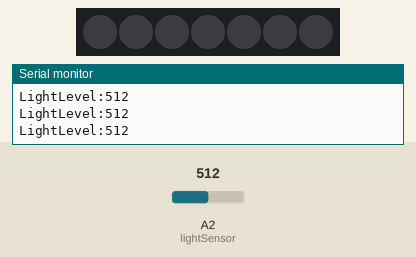
This sketch was run on a simulated Arduino Uno, built with avr-gcc and run on an emulated ATmega328P. Shown: 7 RGB LEDs in strip order, left to right, the last lines printed to the serial monitor. The test bench sets the inputs (shaded band); at power-on: A2 (lightSensor) = 512. Random numbers use the default seed unless the sketch sets one.

Above: at 1.2 s.
1.3 s: A2 (lightSensor) set to 0
At 1.87 s:
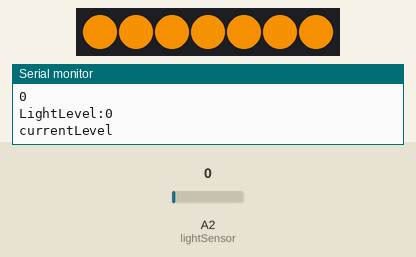
3.5 s: A2 (lightSensor) set to 1023
At 4.6 s:
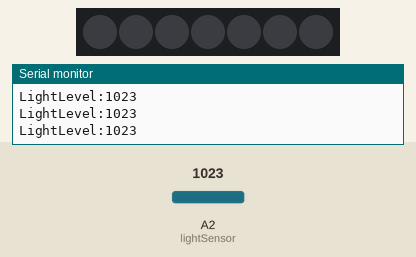
Timing chart, 0 to 6.5 s (numbered marks = the images above; inputs shaded):
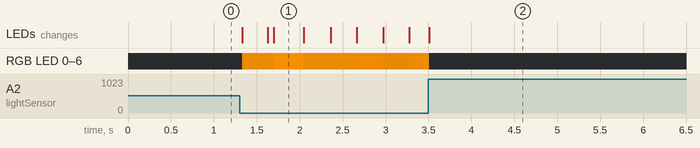

The sketch:

2candle_photoTransitor.ino
```cpp
#define lightSensor A2
int sensorReading;

#include <Adafruit_NeoPixel.h>
#ifdef __AVR__
#include <avr/power.h>
#endif

#define PIN    2
#define NUMPIXELS  7

Adafruit_NeoPixel strip(NUMPIXELS, PIN, NEO_GRB + NEO_KHZ800);

int currentLevel;
int change = 1;

byte levelTable[256];

void setup() {

  Serial.begin(9600);
  strip.begin();
  strip.show(); // Initialize all pixels to 'off'


}

void loop() {

  int LightLevel = analogRead(lightSensor);


  uint32_t candle = strip.Color(255, 150,0 );
  Serial.print("LightLevel:" );
  Serial.print(LightLevel  );
   Serial.println();


  if (LightLevel <=1) {


    //PWM output the result:
    strip.setBrightness( random(180,230));
    strip.fill(candle, 0, 7);
    strip.show();

Serial.println("currentLevel");
    Serial.print(currentLevel);
    Serial.println();

  } else {
    strip.setBrightness(0);
    strip.fill(candle, 0, 7);
    strip.show();

  }
   delay(10);
}
```

Measured:
- after the input at 1.3 s, the LEDs: first change at once (image 1 shows a later state)
